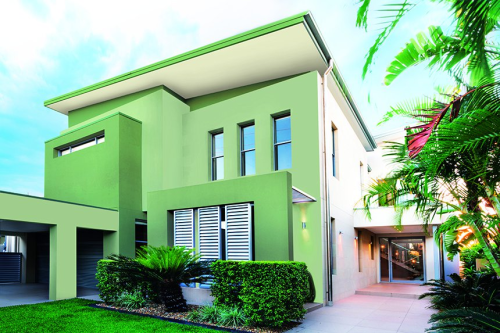
#> input picture PROJECTS/project_01_fundamentals/imgs/fachada1.png, 500 x 333 px; its folder holds 2 pictures in this run
$ python change_color_space.py
#> lines starting #> are read from the running program, lines starting #| are printed output that depends on the picture
# PROJECT TO APPLY A FILTER TRESHOLD TO HVS AND RETURN IT IN RGB FORMAT
# Santiago Garcia Arango, August 2020

import numpy as np
import cv2 as cv
import os


def get_imgs_folder_path():
    # Get the path for the folder that contains the input and output images
    upper_dir = os.path.dirname(__file__)  # Upper dir
    img_folder_path = os.path.abspath(os.path.join(upper_dir, "imgs"))
    return img_folder_path


def get_img_path(img_folder_path, img_name):
    # Get specific path to the images we will use inside the "imgs" folder
    img_path = os.path.join(img_folder_path, img_name)
    return img_path


def apply_HSV_treshold(imgHSV):
    # Apply treshold to an "HSV" img and return its "RGB" format
    imgHSV_treshold = imgHSV.copy()

    U = 120
    for i in range(0, h):
        for j in range(0, w):
            if (imgHSV[i, j, 0] < U):
                imgHSV_treshold[i, j, 0] = 200

    imgHSV_treshold = cv.cvtColor(imgHSV_treshold, cv.COLOR_HSV2BGR)
    return imgHSV_treshold


def main():
    # Get the paths for the images
    img_folder_path = get_imgs_folder_path()
    img_path = get_img_path(img_folder_path, "fachada1.png")

    global h, w
    img = cv.imread(img_path, 1)
#> img is the input picture: shape (333, 500, 3); mean B, G, R 140.7, 176.2, 138.8
    imgHSV = cv.cvtColor(img, cv.COLOR_BGR2HSV)
#> imgHSV: shape (333, 500, 3); mean H, S, V 68.2, 94.4, 180.9

    h, w = img.shape[:2]  # Get the shape of the image (height, width)
#> h = 333; w = 500

    # Apply a filter treshold to specific "H" channel
    imgHSV_treshold = apply_HSV_treshold(imgHSV)
#> after the loop in apply_HSV_treshold, `for i in range(0, h):`: imgHSV_treshold: shape (333, 500, 3); mean H, S, V 197.4, 94.4, 180.9
#> in apply_HSV_treshold, `imgHSV_treshold = cv.cvtColor(imgHSV_treshold, cv.COLOR_HSV2BGR)`:
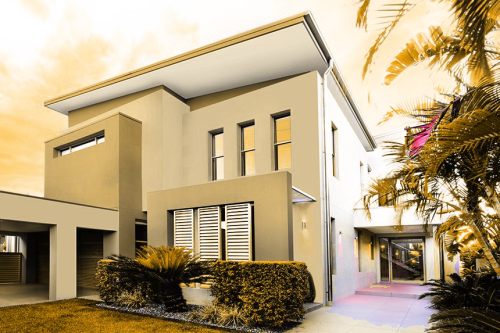
#> imgHSV_treshold: shape (333, 500, 3); mean B, G, R 127.4, 161.7, 180.6

    cv.imshow("img", img)
    cv.imshow("imgHSV", imgHSV)
    cv.imshow("imgHSV_treshold", imgHSV_treshold)


if __name__ == "__main__":
    main()
    cv.waitKey(0)
    cv.destroyAllWindows()  # (always at the end)
